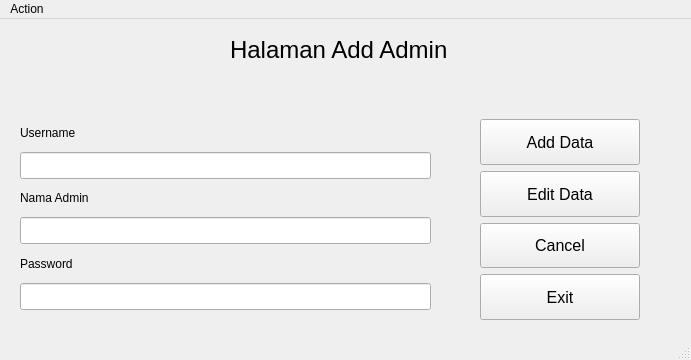
<?xml version="1.0" encoding="UTF-8"?>
<ui version="4.0">
 <class>MainWindow</class>
 <widget class="QMainWindow" name="MainWindow">
  <property name="geometry">
   <rect>
    <x>0</x>
    <y>0</y>
    <width>691</width>
    <height>360</height>
   </rect>
  </property>
  <property name="minimumSize">
   <size>
    <width>691</width>
    <height>360</height>
   </size>
  </property>
  <property name="windowTitle">
   <string>MainWindow</string>
  </property>
  <widget class="QWidget" name="centralwidget">
   <widget class="QWidget" name="verticalLayoutWidget">
    <property name="geometry">
     <rect>
      <x>20</x>
      <y>100</y>
      <width>411</width>
      <height>191</height>
     </rect>
    </property>
    <layout class="QVBoxLayout" name="verticalLayout">
     <item>
      <widget class="QLabel" name="label_4">
       <property name="text">
        <string>Username</string>
       </property>
      </widget>
     </item>
     <item>
      <widget class="QLineEdit" name="edit_username">
       <property name="maximumSize">
        <size>
         <width>16777215</width>
         <height>30</height>
        </size>
       </property>
      </widget>
     </item>
     <item>
      <widget class="QLabel" name="label_2">
       <property name="text">
        <string>Nama Admin</string>
       </property>
      </widget>
     </item>
     <item>
      <widget class="QLineEdit" name="edit_nama">
       <property name="maximumSize">
        <size>
         <width>16777215</width>
         <height>30</height>
        </size>
       </property>
      </widget>
     </item>
     <item>
      <widget class="QLabel" name="label">
       <property name="text">
        <string>Password</string>
       </property>
      </widget>
     </item>
     <item>
      <widget class="QLineEdit" name="edit_password">
       <property name="maximumSize">
        <size>
         <width>16777215</width>
         <height>30</height>
        </size>
       </property>
      </widget>
     </item>
    </layout>
   </widget>
   <widget class="QLabel" name="label_5">
    <property name="geometry">
     <rect>
      <x>230</x>
      <y>10</y>
      <width>221</width>
      <height>41</height>
     </rect>
    </property>
    <property name="font">
     <font>
      <pointsize>18</pointsize>
     </font>
    </property>
    <property name="text">
     <string>Halaman Add Admin</string>
    </property>
   </widget>
   <widget class="QWidget" name="verticalLayoutWidget_2">
    <property name="geometry">
     <rect>
      <x>480</x>
      <y>100</y>
      <width>160</width>
      <height>201</height>
     </rect>
    </property>
    <layout class="QVBoxLayout" name="verticalLayout_2">
     <item>
      <widget class="QPushButton" name="btn_add">
       <property name="maximumSize">
        <size>
         <width>16777215</width>
         <height>50</height>
        </size>
       </property>
       <property name="font">
        <font>
         <pointsize>12</pointsize>
        </font>
       </property>
       <property name="text">
        <string>Add Data</string>
       </property>
      </widget>
     </item>
     <item>
      <widget class="QPushButton" name="btn_edit">
       <property name="maximumSize">
        <size>
         <width>16777215</width>
         <height>50</height>
        </size>
       </property>
       <property name="font">
        <font>
         <pointsize>12</pointsize>
        </font>
       </property>
       <property name="text">
        <string>Edit Data</string>
       </property>
      </widget>
     </item>
     <item>
      <widget class="QPushButton" name="btn_cancel">
       <property name="maximumSize">
        <size>
         <width>16777215</width>
         <height>50</height>
        </size>
       </property>
       <property name="font">
        <font>
         <pointsize>12</pointsize>
        </font>
       </property>
       <property name="text">
        <string>Cancel</string>
       </property>
      </widget>
     </item>
     <item>
      <widget class="QPushButton" name="btn_exit">
       <property name="maximumSize">
        <size>
         <width>16777215</width>
         <height>50</height>
        </size>
       </property>
       <property name="font">
        <font>
         <pointsize>12</pointsize>
        </font>
       </property>
       <property name="text">
        <string>Exit</string>
       </property>
      </widget>
     </item>
    </layout>
   </widget>
  </widget>
  <widget class="QMenuBar" name="menubar">
   <property name="geometry">
    <rect>
     <x>0</x>
     <y>0</y>
     <width>691</width>
     <height>21</height>
    </rect>
   </property>
   <widget class="QMenu" name="menuAction">
    <property name="title">
     <string>Action</string>
    </property>
    <addaction name="actionLogout"/>
   </widget>
   <addaction name="menuAction"/>
  </widget>
  <widget class="QStatusBar" name="statusbar"/>
  <action name="actionLogout">
   <property name="text">
    <string>Logout</string>
   </property>
  </action>
 </widget>
 <resources/>
 <connections/>
</ui>
